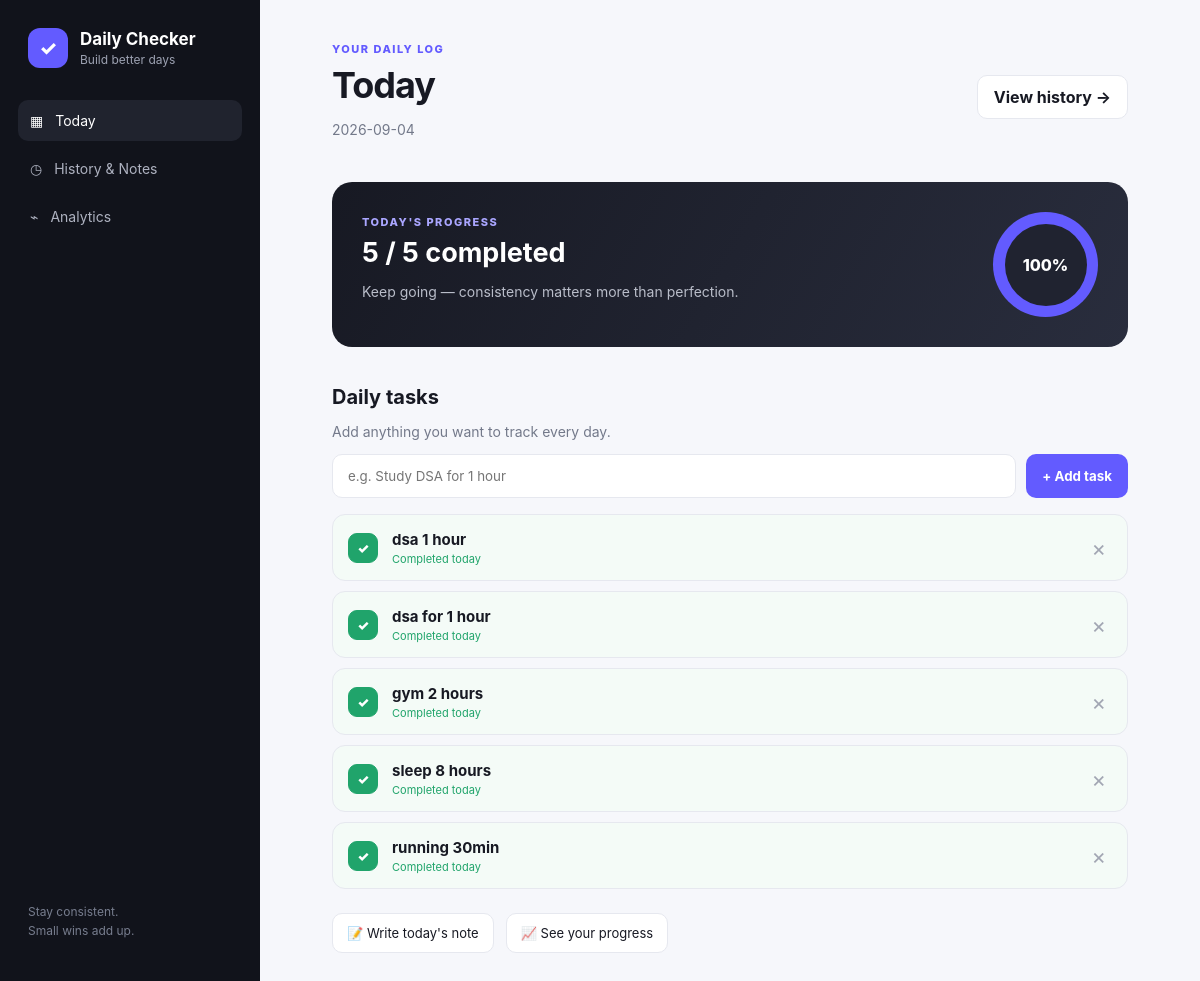
Before: / with the older database file.
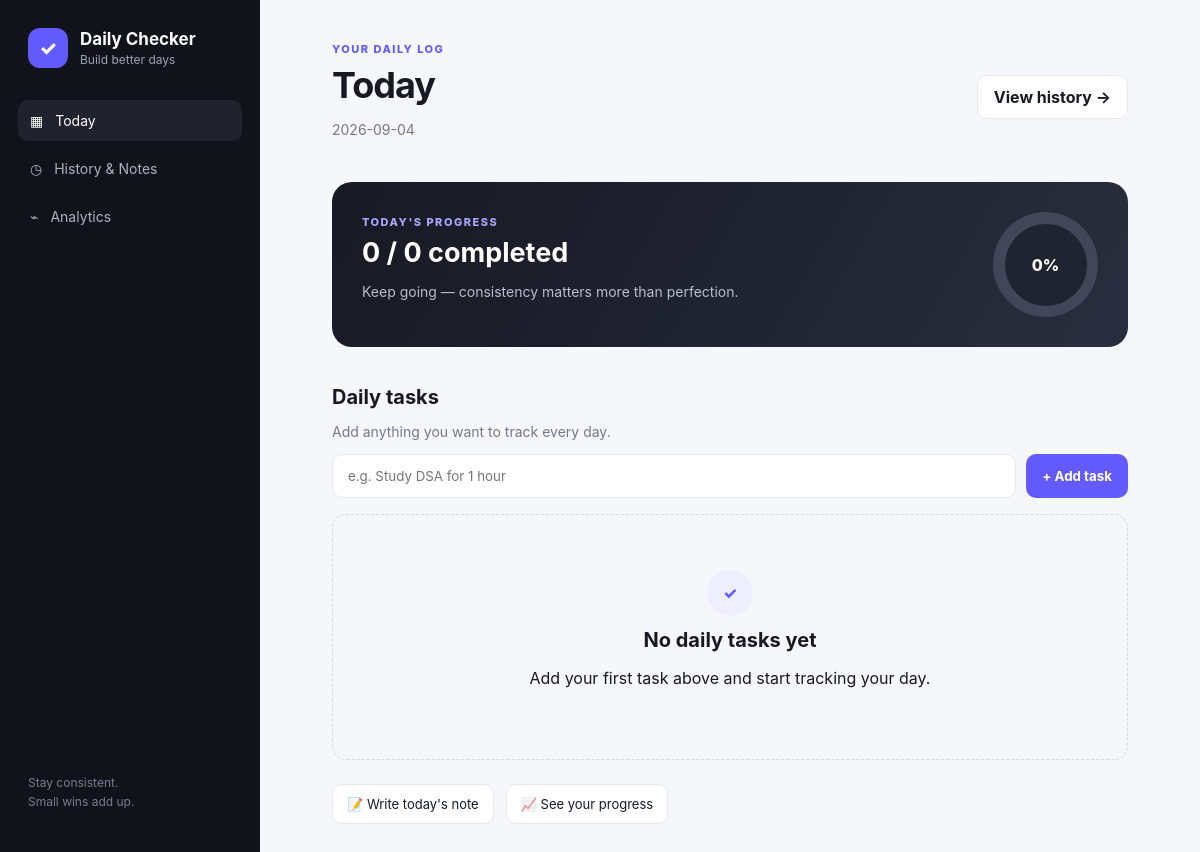
After: the same page with the newer database file.
### tables this page shows
CREATE TABLE habits (
            id INTEGER PRIMARY KEY AUTOINCREMENT,
            name TEXT NOT NULL,
            created_at TEXT NOT NULL
        );

### app.py (the view)
@app.route("/")
def dashboard():
    conn = get_db()
    today = date.today().isoformat()
    habits = conn.execute("""
        SELECT
            h.id,
            h.name,
            COALESCE(dl.completed, 0) AS completed
        FROM habits h

        LEFT JOIN daily_logs dl
        ON h.id = dl.habit_id
        AND dl.log_date = ?

        ORDER BY h.id
    """, (today,)).fetchall()
    completed = sum(h["completed"] for h in habits)
    total = len(habits)
    percentage = 0
    if total > 0:
        percentage = round((completed / total) * 100)
    conn.close()
    return render_template(
        "dashboard.html",
        habits=habits,
        completed=completed,
        total=total,
        percentage=percentage,
        today=today
    )

### app.py (called while the page is built)
def get_db():
    conn = sqlite3.connect(DATABASE)
    conn.row_factory = sqlite3.Row
    return conn

### templates/dashboard.html (shortened to what this page needs)
{% extends "base.html" %}
{% block content %}
<header class="topbar">
    <div>
        <p class="eyebrow">
            YOUR DAILY LOG
        </p>
        <h2>
            Today
        </h2>
        <p class="muted">
            {{ today }}
        </p>
    </div>
    <a
        class="outline-btn"
        href="{{ url_for('history') }}"
    >
        View history →
    </a>
</header>
<section class="hero-card">
    <div>
        <p class="eyebrow light">
            TODAY'S PROGRESS
        </p>
        <h3>
            {{ completed }} / {{ total }}
            completed
        </h3>
        <p class="hero-text">
            Keep going — consistency matters
            more than perfection.
        </p>
    </div>
    <div
        class="progress-ring"
        style="--progress: {{ percentage }}%"
    >
        <div>
            {{ percentage }}%
        </div>
    </div>
</section>
<section>
    <div class="section-heading">
        <div>
            <h3>
                Daily tasks
            </h3>
            <p class="muted">
                Add anything you want to
                track every day.
            </p>
        </div>
    </div>
    <form
        action="{{ url_for('add_habit') }}"
        method="POST"
        class="add-form"
    >
        <input
            type="text"
            name="name"
            placeholder="e.g. Study DSA for 1 hour"
            required
        >
        <button
            type="submit"
            class="primary-btn"
        >
            + Add task
        </button>
    </form>
    <div class="task-list">
        {% for habit in habits %}
        <div
            class="task-card
            {% if habit.completed %}
            done
            {% endif %}"
        >
            <form
                action="{{ url_for('toggle_habit', habit_id=habit.id) }}"
                method="POST"
            >
                <button
                    class="check-btn"
                    type="submit"
                >
                    {% if habit.completed %}
                        ✓
                    {% endif %}
                </button>
            </form>
            <div class="task-name">
                <span>
                    {{ habit.name }}
                </span>
                {% if habit.completed %}
                <small>
                    Completed today
                </small>
                {% endif %}
            </div>
            <form
                action="{{ url_for('delete_habit', habit_id=habit.id) }}"
                method="POST"
                onsubmit="return confirm('Delete this task and all its history?')"
            >
                <button
                    class="delete-btn"
                    type="submit"
                >
                    ×
                </button>
            </form>
        </div>
        {% else %}
        <div class="empty">
            <div class="empty-icon">
                ✓
            </div>
            <h3>
                No daily tasks yet
            </h3>
            <p>
                Add your first task above
                and start tracking your day.
            </p>
        </div>
        {% endfor %}
    </div>
</section>
<div class="quick-links">
    <a href="{{ url_for('history') }}">
        📝 Write today's note
    </a>
    <a href="{{ url_for('analytics') }}">
        📈 See your progress
    </a>
</div>
{% endblock %}

### templates/base.html (shortened to what this page needs)
<!DOCTYPE html>
<html lang="en">
<head>
    <link
        rel="stylesheet"
        href="{{ url_for('static', filename='css/style.css') }}"
    >
</head>
<body>
<div class="app">
    <aside class="sidebar">
        <div class="brand">
            <div class="brand-logo">
                ✓
            </div>
            <div>
                <h1>
                    Daily Checker
                </h1>
                <p>
                    Build better days
                </p>
            </div>
        </div>
        <nav>
            <a
                href="{{ url_for('dashboard') }}"
                class="{% if request.endpoint == 'dashboard' %}active{% endif %}"
            >
                <span>▦</span>
                Today
            </a>
            <a
                href="{{ url_for('history') }}"
                class="{% if request.endpoint == 'history' %}active{% endif %}"
            >
                <span>◷</span>
                History & Notes
            </a>
            <a
                href="{{ url_for('analytics') }}"
                class="{% if request.endpoint == 'analytics' %}active{% endif %}"
            >
                <span>⌁</span>
                Analytics
            </a>
        </nav>
        <div class="sidebar-bottom">
            <p>
                Stay consistent.
                <br>
                Small wins add up.
            </p>
        </div>
    </aside>
    <main class="main">
        {% block content %}
        {% endblock %}
    </main>
</div>
</body>
</html>

### static/css/style.css (style rules this page uses)
* { box-sizing: border-box; }
:root { --background: #f6f7fb; --surface: #ffffff; --text: #171923; --muted: #73798a; --border: #e6e8ef; --primary: #635bff; --primary-dark: #5149e8; --success: #20a46b; --sidebar: #11131b; }
body { margin: 0; font-family: Inter, Arial, sans-serif; background: var(--background); color: var(--text); }
button, input, textarea { font-family: inherit; }
button { cursor: pointer; }
.app { min-height: 100vh; }
.sidebar { width: 260px; position: fixed; left: 0; top: 0; bottom: 0; background: var(--sidebar); color: white; padding: 28px 18px; display: flex; flex-direction: column; }
.brand { display: flex; align-items: center; gap: 12px; padding: 0 10px 32px; }
.brand-logo { width: 40px; height: 40px; border-radius: 12px; background: var(--primary); display: grid; place-items: center; font-size: 20px; font-weight: 800; }
.brand h1 { margin: 0; font-size: 17px; }
.brand p { margin: 3px 0 0; color: #9da2b2; font-size: 12px; }
nav { display: grid; gap: 7px; }
nav a { color: #aeb2c0; text-decoration: none; padding: 12px; border-radius: 10px; display: flex; align-items: center; gap: 12px; font-size: 14px; }
nav a.active { background: #20232e; color: white; }
.sidebar-bottom { margin-top: auto; padding: 15px 10px; color: #777d8e; font-size: 12px; line-height: 1.6; }
.main { margin-left: 260px; padding: 42px 6%; max-width: 1400px; }
.topbar { display: flex; justify-content: space-between; align-items: center; gap: 20px; margin-bottom: 30px; }
.eyebrow { margin: 0 0 7px; color: var(--primary); font-size: 11px; font-weight: 800; letter-spacing: 1.5px; }
.eyebrow.light { color: #aaa6ff; }
h2 { margin: 0; font-size: 36px; letter-spacing: -1px; }
h3 { margin: 0; font-size: 20px; }
.muted { color: var(--muted); font-size: 14px; }
.primary-btn { background: var(--primary); color: white; border: none; border-radius: 10px; padding: 11px 16px; font-weight: 700; }
.outline-btn { color: var(--text); background: white; border: 1px solid var(--border); border-radius: 10px; padding: 11px 16px; text-decoration: none; font-weight: 700; }
.hero-card { background: linear-gradient( 120deg, #171923, #292d3d ); color: white; border-radius: 20px; padding: 30px; display: flex; justify-content: space-between; align-items: center; margin-bottom: 38px; }
.hero-card h3 { font-size: 27px; margin: 5px 0; }
.hero-text { color: #b9bdc9; font-size: 14px; }
.progress-ring { width: 105px; height: 105px; border-radius: 50%; display: grid; place-items: center; background: conic-gradient( var(--primary) var(--progress), #424657 0 ); }
.progress-ring div { width: 82px; height: 82px; border-radius: 50%; background: #202330; display: grid; place-items: center; font-weight: 800; }
.add-form { display: flex; gap: 10px; margin-bottom: 16px; }
.add-form input { flex: 1; padding: 13px 15px; border: 1px solid var(--border); border-radius: 10px; outline: none; background: white; }
.task-list { display: grid; gap: 10px; }
.empty { padding: 55px 20px; text-align: center; border: 1px dashed #d6d8e1; border-radius: 14px; }
.empty-icon { width: 46px; height: 46px; margin: auto auto 12px; border-radius: 50%; display: grid; place-items: center; background: #eeeefe; color: var(--primary); font-weight: 800; }
.quick-links { display: flex; gap: 12px; margin-top: 24px; }
.quick-links a { color: var(--text); text-decoration: none; padding: 11px 14px; background: white; border: 1px solid var(--border); border-radius: 10px; font-size: 13px; }

Changed rows visible on the page:
removed habits: name "dsa 1 hour"
removed habits: name "dsa for 1 hour"
removed habits: name "gym 2 hours"
removed habits: name "sleep 8 hours"
removed habits: name "running 30min"
Other visible differences:
{{ completed }}: "5" → "0"
{{ total }}: "5" → "0"
{{ percentage }}: 100 → 0 (drawn)
{{ percentage }}: "100" → "0"
text now shown: "✓ No daily tasks yet Add your first task above and start tracking your day."
